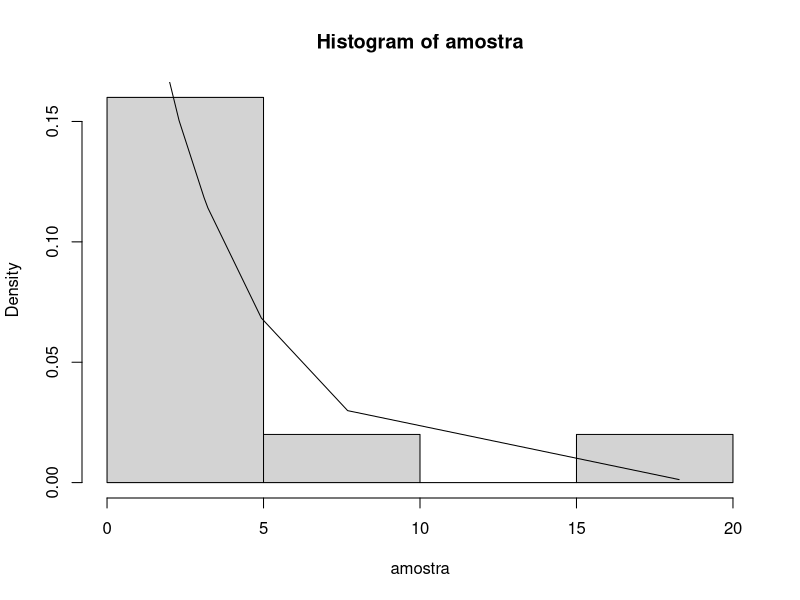
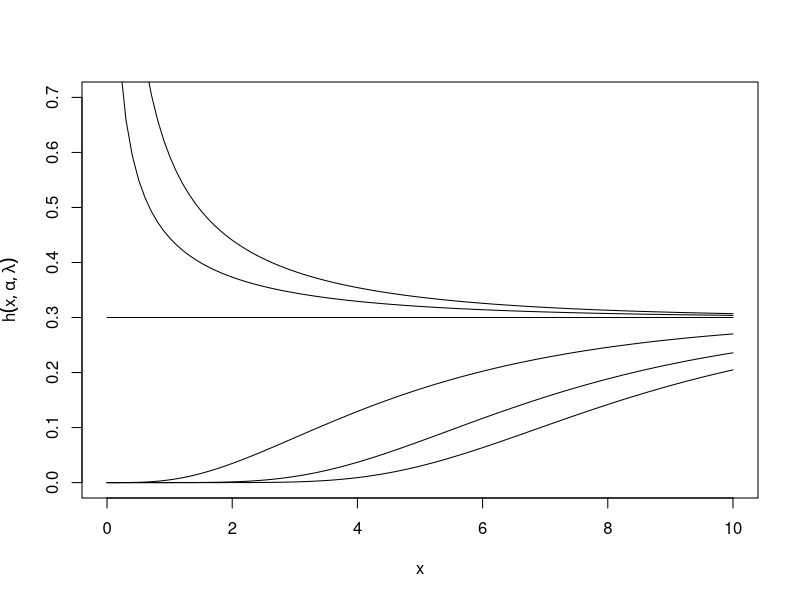

Here is the R script that generated these plots, in order:
#______________________________________
# MATD46 - Estatística Computacional A
# Prof. Jalmar Carrasco
#______________________________________

# GENERALIZED EXPONENTIAL DISTRIBUTION: DIFFERENT METHOD
# OF ESTIMATIONS
# J. Statist. Comput. Simul., 2000

# Funções
# Geração de números aleatórios de uma distribução GE

rGE <- function(n,alpha,lambda){
  stopifnot(alpha > 0 && lambda >0)
  u <- runif(n)
  x.aux <- (-1/lambda)*log(1-u^(1/alpha))
  return(x.aux)
}

# Função de densidade

dGE <- function(x,alpha,lambda){
  stopifnot(alpha > 0 && lambda >0)
  aux <- exp(-lambda*x)
  fun <- alpha*lambda*aux*(1-aux)^(alpha-1)
  return(fun)
}

# Função de sobrevivência

sGE <- function(x,alpha,lambda){
  stopifnot(alpha > 0 && lambda >0)
  aux.x <- exp(-lambda*x)
  fun <- 1-(1-aux.x)^alpha
  return(fun)
}

# Função de taxa de falha

hGE <- function(x,alpha,lambda){
  stopifnot(alpha > 0 && lambda >0)
  den <- dGE(x=x,alpha=alpha,lambda=lambda)
  num <- sGE(x=x,alpha=alpha,lambda=lambda)
  fun <- den/num
  return(fun)
}

amostra <- rGE(n=10,alpha=1,lambda=0.3)
head(amostra)
hist(amostra, prob=T)

y <- dGE(amostra,alpha=1,lambda = 0.3)
y

amostra.ord <- sort(amostra)
points(amostra.ord,dGE(amostra.ord,alpha=1,
                       lambda = 0.3),type="l")

xx <- seq(0,10,length=100)
plot(xx,hGE(xx,alpha=1,lambda=0.3),
     ylab=expression(h(x,alpha,lambda)),
     xlab = "x",type="l",ylim=c(0,0.7))
points(xx,hGE(xx,alpha=5,lambda=0.3),type="l")
points(xx,hGE(xx,alpha=10,lambda=0.3),type="l")
points(xx,hGE(xx,alpha=15,lambda=0.3),type="l")
points(xx,hGE(xx,alpha=0.5,lambda=0.3),type="l")
points(xx,hGE(xx,alpha=0.1,lambda=0.3),type="l")
